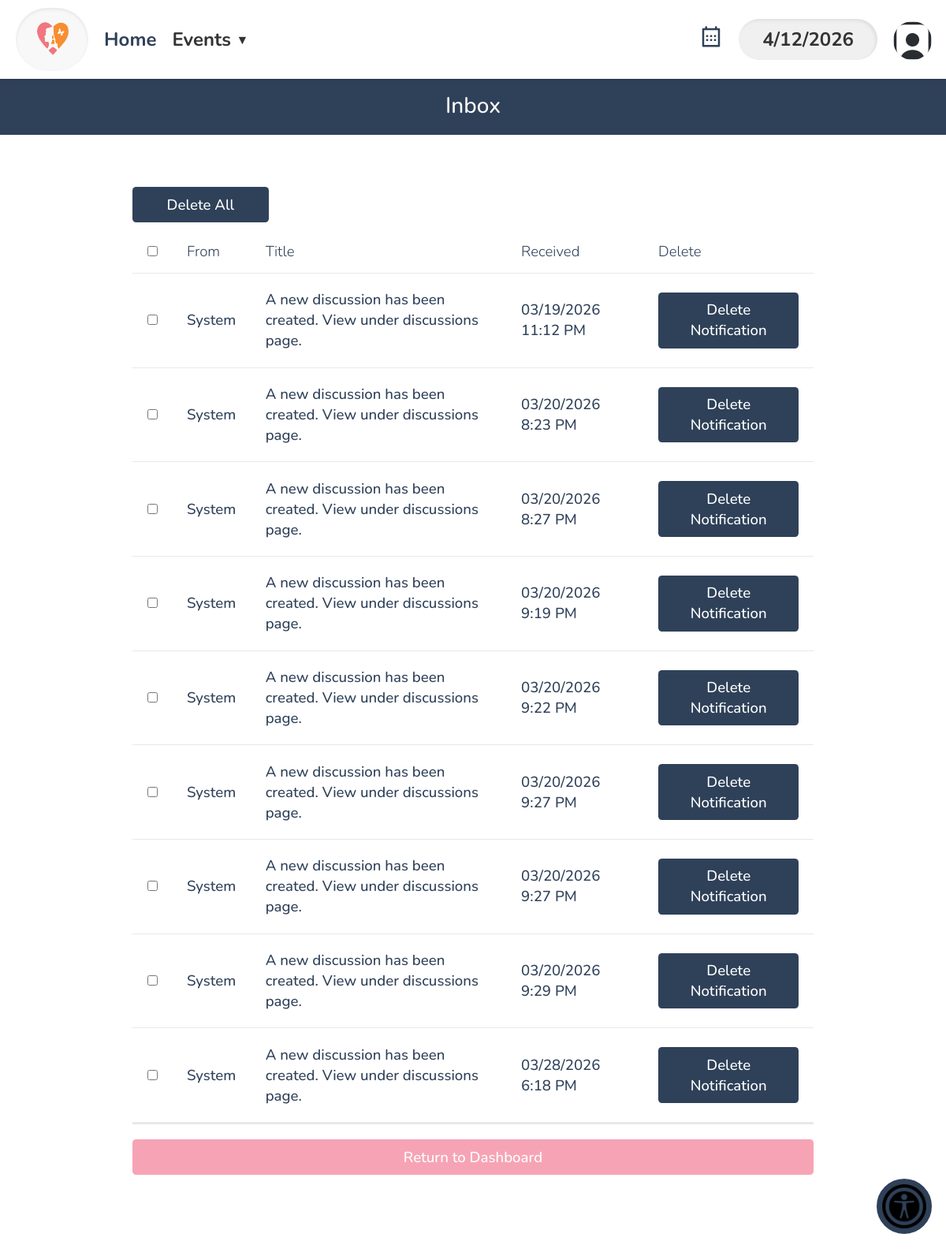
Page /inbox.php (signed in) on the committed database.
### tables this page shows
CREATE TABLE `dbpersons` (
  `id` varchar(256) NOT NULL,
  `start_date` text DEFAULT NULL,
  `first_name` text NOT NULL,
  `last_name` text DEFAULT NULL,
  `street_address` text DEFAULT NULL,
  `city` text DEFAULT NULL,
  `state` varchar(2) DEFAULT NULL,
  `zip_code` text DEFAULT NULL,
  `phone1` varchar(12) DEFAULT NULL,
  `over21` enum('true','false') DEFAULT NULL,
  `phone1type` text DEFAULT NULL,
  `emergency_contact_phone` varchar(12) DEFAULT NULL,
  `emergency_contact_phone_type` text DEFAULT NULL,
  `birthday` text DEFAULT NULL,
  `email` text DEFAULT NULL,
  `email_prefs` enum('true','false') DEFAULT NULL,
  `emergency_contact_first_name` text DEFAULT NULL,
  `contact_num` varchar(255) DEFAULT 'n/a',
  `emergency_contact_relation` text DEFAULT NULL,
  `contact_method` text DEFAULT NULL,
  `type` text DEFAULT NULL,
  `status` text DEFAULT NULL,
  `notes` longtext DEFAULT NULL,
  `password` text DEFAULT NULL,
  `affiliation` varchar(100) DEFAULT NULL,
  `branch` varchar(100) DEFAULT NULL,
  `archived` tinyint(1) DEFAULT NULL,
  `emergency_contact_last_name` text DEFAULT NULL,
  `gender` varchar(20) DEFAULT NULL,
  `t_shirt_size` varchar(10) DEFAULT NULL,
  `computer_access` enum('yes','no') DEFAULT NULL,
  `camera_access` enum('yes','no') DEFAULT NULL,
  `transportation_access` enum('yes','no') DEFAULT NULL,
  `skills` text DEFAULT NULL,
  `experience` text DEFAULT NULL,
  `about_consent` enum('yes','no') DEFAULT NULL,
  `total_hours_volunteered` decimal(8,2) DEFAULT 0.00,
  `force_password_change` tinyint(1) DEFAULT 0,
  `profile_pic` varchar(512) DEFAULT 'images/usaicon.png',
  `cpr_training_completion` enum('yes','no') DEFAULT 'no',
  `aed_training_completion` enum('yes','no') DEFAULT 'no',
  `has_disability` enum('yes','no') DEFAULT 'no',
  `disability_specifications` varchar(255) DEFAULT NULL
);

CREATE TABLE `dbmessages` (
  `id` int(11) NOT NULL,
  `senderID` varchar(256) NOT NULL,
  `recipientID` varchar(256) NOT NULL,
  `title` varchar(256) NOT NULL,
  `body` text NOT NULL,
  `time` varchar(16) NOT NULL,
  `wasRead` tinyint(1) NOT NULL DEFAULT 0,
  `prioritylevel` tinyint(4) NOT NULL DEFAULT 0
);

### database/dbPersons.php (called while the page is built, shortened)
<?php
    function get_name_from_id($id) {
        if ($id == 'vmsroot') {
            return 'System';
        }
        $query = "select first_name, last_name from dbpersons
            where id='$id'";
        $connection = connect();
        $result = mysqli_query($connection, $query);
        $row = mysqli_fetch_assoc($result);
        return $row['first_name'] . ' ' . $row['last_name'];
    }
    function get_profile_pic($id) {
        $con = connect();
        $id = mysqli_real_escape_string($con, $id);
        $query = "SELECT profile_pic FROM dbpersons WHERE id = '$id'";
        $result = mysqli_query($con, $query);
        $row = mysqli_fetch_assoc($result);
        return !empty($row['profile_pic']) ? $row['profile_pic'] : 'images/usaicon.png';
    }

### database/dbMessages.php (called while the page is built, shortened)
<?php
function get_user_unread_messages($userID) {
    $connection = connect();
    $userID = mysqli_real_escape_string($connection, $userID);
    $query = "select * from dbmessages
              where recipientID='$userID' AND wasread = 0
              order by time ASC";
    $result = mysqli_query($connection, $query);
    $messages = mysqli_fetch_all($result, MYSQLI_ASSOC);
    return $messages;
}
function get_user_read_messages($userID) {
    $connection = connect();
    $userID = mysqli_real_escape_string($connection, $userID);
    $query = "select * from dbmessages
              where recipientID='$userID' AND wasread = 1
              order by time ASC";
    $result = mysqli_query($connection, $query);
    $messages = mysqli_fetch_all($result, MYSQLI_ASSOC);
    return $messages;
}

### include/output.php (called while the page is built, shortened)
<?php
    function hsc($input) {
        return htmlspecialchars($input ?? '');
    }
    function time24hTo12h($time) {
        $hour = substr($time, 0, 2);
        $minute = substr($time, 3, 2);
        $hour = intval($hour);
        if ($hour < 12) {
            if ($hour == 0) {
                $hour = 12;
            }
            return hsc($hour . ':' . $minute . ' AM');
        } else if ($hour > 12) {
            $hour -= 12;
        }
        return hsc($hour . ':' . $minute . ' PM');
    }

### inbox.php (the view, shortened to what this page needs)
<!DOCTYPE html>
<html>
<head>
    <?php require_once('universal.inc') ?>
    <link rel="stylesheet" href="css/messages.css">
</head>
<body>
<?php require_once('header.php') ?>
<h1>Inbox</h1>
<main class="general">
    <?php
    require_once('database/dbMessages.php');
    require_once('database/dbPersons.php');
    require_once('include/output.php');
    $newMessages = get_user_unread_messages($userID);
    $oldMessages = get_user_read_messages($userID);
    $allMessages = array_merge($newMessages, $oldMessages);
    usort($allMessages, function($a, $b) {
        return strtotime(str_replace('-', ' ', $b['time'])) - strtotime(str_replace('-', ' ', $a['time']));
    });
    ?>
    <?php if (count($allMessages) > 0): ?>
        <form id="bulkDeleteForm" action="deleteNotification.php" method="POST">
            <div class="top-bar">
            <button type="submit" name="delete_all" class="button delete" style="width:20%; margin-bottom: 10px;" onclick="return confirm('Are you sure you want to delete ALL notifications?');">Delete All</button>
            </div>
            <div class="table-wrapper">
                <table class="general">
                    <thead>
                        <tr>
                            <th><input type="checkbox" id="selectAll"></th>
                            <th>From</th>
                            <th>Title</th>
                            <th>Received</th>
                            <th>Delete</th>
                        </tr>
                    </thead>
                    <tbody class="standout">
                        <?php
                            $id_to_name_hash = [];
                            foreach ($allMessages as $message):
                                $sender = $id_to_name_hash[$message['senderID']] ?? get_name_from_id($message['senderID']);
                                $id_to_name_hash[$message['senderID']] = $sender;
                                $messageID = $message['id'];
                                $title = $message['title'];
                                $timePacked = $message['time'];
                                [$year, $month, $day, $clock] = explode('-', $timePacked);
                                $time = time24hto12h($clock);
                                $class = 'message';
                                if (!$message['wasRead']) $class .= ' unread';
                        ?>
                        <tr class="<?= $class ?>" data-message-id="<?= $messageID ?>">
                            <td><input type="checkbox" class="rowCheckbox" name="selected_messages[]" value="<?= $messageID ?>"></td>
                            <td><?= $sender ?></td>
                            <td><?= $title ?></td>
                            <td><?= "$month/$day/$year $time" ?></td>
                            <td>
                                <a class="button delete"
                                href="deleteNotification.php?id=<?= $messageID ?>"
                                onclick="return confirm('Are you sure you want to delete this message?');">
                                Delete Notification
                                </a>
                            </td>
                        </tr>
                        <?php endforeach; ?>
                    </tbody>
                </table>
            </div>
        </form>
        <?php else: ?>
            <p class="no-messages standout">You currently have no notifications.</p>
        <?php endif; ?>
        <a class="button cancel" href="index.php">Return to Dashboard</a>
</main>
</body>
</html>

### partials/nav_volunteer.php (shortened to what this page needs)
<div class="navbar">
    <div class="left-section">
        <div class="logo-container">
            <a href="index.php"><img src="images/cropped-logo.png" alt="Logo"></a>
        </div>
        <div class="nav-links">
            <div class="nav-item"><a href="index.php">Home</a></div>
            <div class="nav-item">Events <span class="dropdown-arrow">&#9660</span>
            </div>
        </div>
    </div>
    <div class="right-section">
        <a href="calendar.php">
            <div class="icon-butt">
            </div>
        </a>
        <div class="date-box"></div>
        <div class="nav-links">
            <div class="nav-item" style="outline:none;">
                <div class="icon">
                    <img src="<?= $_pfp_escaped ?>" alt="User Icon" class="icon-img in-nav-img" style="width:49px; height:49px; min-width:49px; min-height:49px; max-width:49px; max-height:49px; object-fit:cover; border-radius:50%;">
                </div>
            </div>
        </div>
    </div>
    </div>

### css/base.css (style rules this page uses)
html, body, header, main, footer, div, span, p, h1, h2, h3, h4, h5, h6, ul, ol, li, input, select, textarea, form, section, label, table, td, tr, th, form, fieldset, em, button, a { padding: 0; margin: 0; font-size: inherit; font-family: inherit; font-weight: inherit; text-decoration: none; font-style: normal; box-sizing: border-box; text-align: left; list-style-type: none; border-spacing: 0; }
:root { --page-background-color: #ffffff; --page-font-color: var(--main-color); --inactive-font-color: #666666; --inactive-background-color: #fafafa; --standout-background: #f8f4ef; --happy-toast-background-color: var(--main-color); --happy-toast-font-color: white; --info-toast-background-color: var(--main-color); --info-toast-font-color: white; --error-toast-background-color: #701a1a; --error-toast-font-color: white; --shadow-and-border-color: #e8e8e8; --main-color: #2f4159; --accent-color: #f5c16e; --secondary-accent-color: #f6a4b5; --wv-accent-color: #f5c16e; --wv-accent-foreground: #f6a4b5; --wv-bg-light: #ffffff; --wv-text-dark: #111111; --wv-muted-text: #6b6b6b; --calendar-event-color: #999; --calendar-event-color-hover: #777777; --calendar-today-border: 2px solid var(--secondary-accent-color); --button-font-color: rgb(255, 255, 255); --button-padding: 0.5rem 1.5rem; --button-border-radius: 0.25rem; --standard-border: 1px solid #333333; --light-border: 1px solid var(--shadow-and-border-color); --text-field-border: 2px solid #e8e8e8; --cancel-button-background-color: var(--secondary-accent-color); --error-color: red; font-size: 18px; font-family: Montserrat; font-weight: 300; }
body { background-color: var(--page-background-color); color: var(--main-color); font-family: Montserrat; }
header ul > li, header span { font-size: 0.75rem; list-style-type: none; }
a { color: var(--main-color); }
main:not(.login):not(.calendar-view):not(.dashboard) { padding: 1rem; }
input[type=submit], button, .button, a.button-signup { color: var(--button-font-color); background-color: var(--main-color); padding: var(--button-padding); border: none; border-radius: var(--button-border-radius); font-weight: 500; width: 100%; transition: background-color .3s; cursor: pointer; text-align: center; margin: 10px 0px; }
h1 { font-size: 1.5rem !important; font-weight: 500 !important; margin-bottom: 2rem; background-color: var(--main-color); color: var(--page-background-color); width: 100%; text-align: center; padding: 1rem; }
.button { display: inline-block; }
button.cancel, a.cancel { background-color: var(--cancel-button-background-color); color: white; }
main.general, form.general { margin: 1rem; display: flex; flex-direction: column; gap: 0.5rem; }
table.general { width: 100%; border-collapse: collapse; padding-bottom: 1rem; }
table.general th, table.general td { padding: 0.75rem 1rem; vertical-align: top; background-color: var(--page-background-color); border-bottom: 1px solid var(--shadow-and-border-color); color: var(--page-font-color); }
table.general td { text-align:left; vertical-align: middle; color: var(--page-font-color); }
.standout { border-bottom: 3px solid var(--shadow-and-border-color); padding: 1rem; background-color: var(--standout-background); }
@media only screen and (min-width: 1024px) { main.general, form.general { margin: 0rem 8rem 4rem 8rem; } }
.navbar { width: 100%; height: 95px; position: fixed; top: 0; left: 0; background: #ffffff; box-shadow: 0px 2px 8px rgba(0, 0, 0, 0.1); display: flex; align-items: center; padding: 0 20px; z-index: 1000; }
.left-section { display: flex; align-items: center; gap: 30px; }
.logo-container { background: #f8f8f8; padding: 10px 20px; border-radius: 50px; box-shadow: 0px 2px 4px rgba(0, 0, 0, 0.08) inset; }
.logo-container img { width: 128px; height: 52px; display: block; }
.nav-links { display: flex; gap: 20px; }
.nav-links div { font-size: 24px; font-weight: 700; color: black; cursor: pointer; }
.right-section { margin-left: auto; display: flex; align-items: center; gap: 20px; }
.date-box { background: #f0f0f0; padding: 10px 30px; border-radius: 50px; box-shadow: -2px 2px 4px rgba(0, 0, 0, 0.08) inset; color: #333333; font-size: 24px; font-weight: 700; text-align: center; }
.icon { width: 47px; height: 47px; border-radius: 50%; }

### inbox.php (style rules this page uses)
.top-bar { display: flex; justify-content: space-between; align-items: center; }

### rows in the picture
dbpersons: profile_pic (picture)
dbmessages: senderID "System", title "A new discussion has been created. View under discussions page.", month "03", day "19", year "2026", time "11:12 PM"
dbmessages: senderID "System", title "A new discussion has been created. View under discussions page.", month "03", day "20", year "2026", time "8:23 PM"
dbmessages: senderID "System", title "A new discussion has been created. View under discussions page.", month "03", day "20", year "2026", time "8:27 PM"
dbmessages: senderID "System", title "A new discussion has been created. View under discussions page.", month "03", day "20", year "2026", time "9:19 PM"
dbmessages: senderID "System", title "A new discussion has been created. View under discussions page.", month "03", day "20", year "2026", time "9:22 PM"
dbmessages: senderID "System", title "A new discussion has been created. View under discussions page.", month "03", day "20", year "2026", time "9:27 PM"
dbmessages: senderID "System", title "A new discussion has been created. View under discussions page.", month "03", day "20", year "2026", time "9:27 PM"
dbmessages: senderID "System", title "A new discussion has been created. View under discussions page.", month "03", day "20", year "2026", time "9:29 PM"
dbmessages: senderID "System", title "A new discussion has been created. View under discussions page.", month "03", day "28", year "2026", time "6:18 PM"
